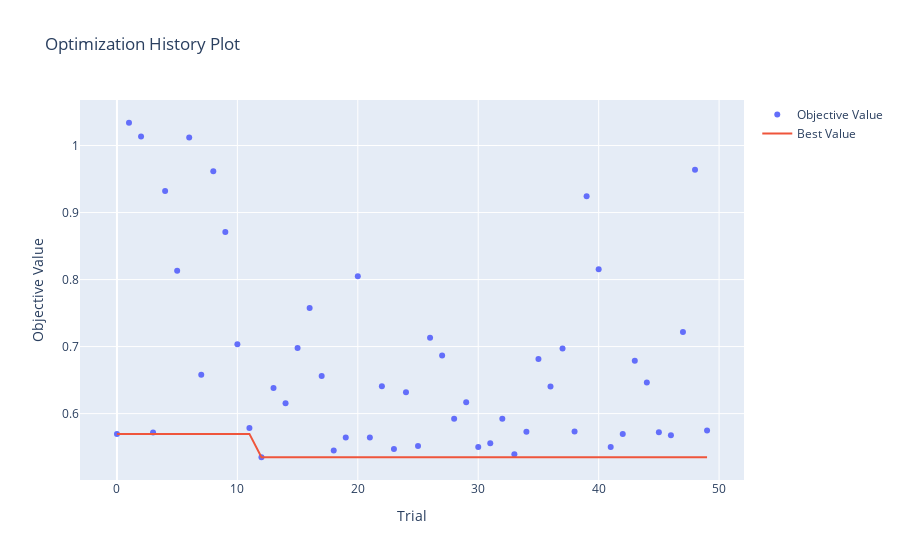

Notebook source saved alongside this figure:
### Code cell
# Visualize the optimization history
optuna.visualization.plot_optimization_history(study).show()
